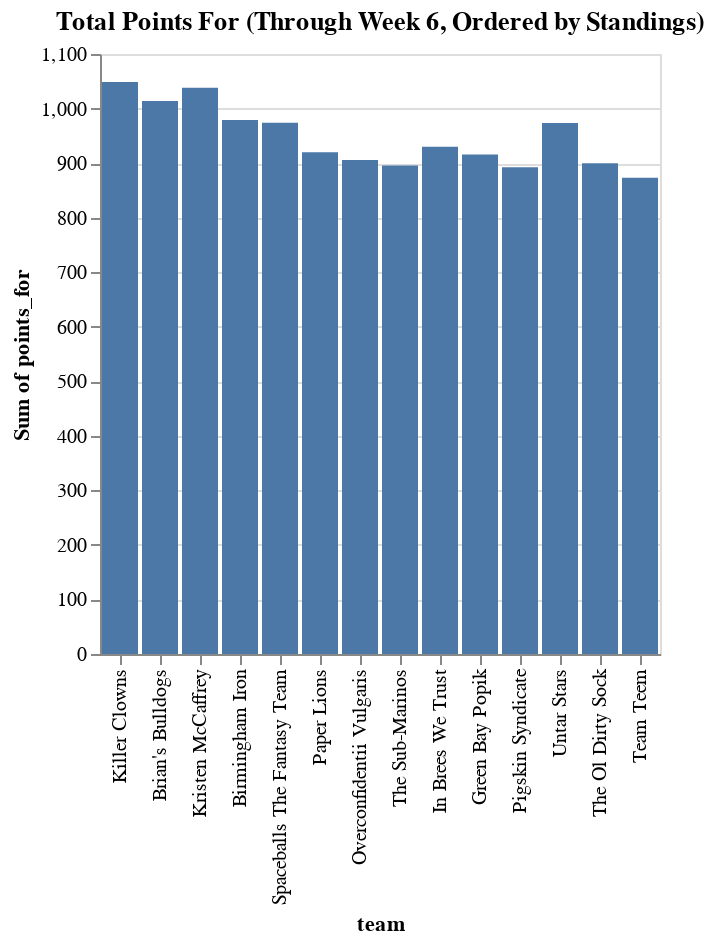

Write notebook code for a chart like this one.
### Code cell
(alt.Chart(wide_form)
    .mark_bar()
    .encode(
        alt.X('team:N', sort=standings),
        alt.Y('sum(points_for):Q')
    )
    .properties(title='Total Points For (Through Week 6, Ordered by Standings)')
)

### Figure 1 — Vega-Lite specification as saved in the notebook (floating-point values rounded to 4 significant figures)
{"config": {"view": {"continuousWidth": 400, "continuousHeight": 300}}, "data": {"name": "data-25194f8b672b2dbcb7343cf80241dc4c"}, "mark": "bar", "encoding": {"x": {"type": "nominal", "field": "team", "sort": ["Killer Clowns", "Brian's Bulldogs", "Kristen McCaffrey", "Birmingham Iron", "Spaceballs The Fantasy Team", "Paper Lions", "Overconfidentii Vulgaris", "The Sub-Marinos", "In Brees We Trust", "Green Bay Popik", "Pigskin Syndicate", "Untar Stars", "The Ol Dirty Sock", "Team Teem"]}, "y": {"type": "quantitative", "aggregate": "sum", "field": "points_for"}}, "title": "Total Points For (Through Week 6, Ordered by Standings)", "$schema": "https://vega.github.io/schema/vega-lite/v4.8.1.json", "datasets": {"data-25194f8b672b2dbcb7343cf80241dc4c": [{"Week": 1, "team": "Paper Lions", "points_for": 144.0}, {"Week": 2, "team": "Paper Lions", "points_for": 122.8}, {"Week": 3, "team": "Paper Lions", "points_for": 139.1}, {"Week": 4, "team": "Paper Lions", "points_for": 156.0}, {"Week": 5, "team": "Paper Lions", "points_for": 111.3}, {"Week": 6, "team": "Paper Lions", "points_for": 119.9}, {"Week": 7, "team": "Paper Lions", "points_for": 126.9}, {"Week": 1, "team": "In Brees We Trust", "points_for": 182.0}, {"Week": 2, "team": "In Brees We Trust", "points_for": 100.5}, {"Week": 3, "team": "In Brees We Trust", "points_for": 147.8}, {"Week": 4, "team": "In Brees We Trust", "points_for": 149.1}, {"Week": 5, "team": "In Brees We Trust", "points_for": 136.3}, {"Week": 6, "team": "In Brees We Trust", "points_for": 132.4}, {"Week": 7, "team": "In Brees We Trust", "points_for": 81.73}, {"Week": 1, "team": "Overconfidentii Vulgaris", "points_for": 158.6}, {"Week": 2, "team": "Overconfidentii Vulgaris", "points_for": 96.49}, {"Week": 3, "team": "Overconfidentii Vulgaris", "points_for": 102.1}, {"Week": 4, "team": "Overconfidentii Vulgaris", "points_for": 105.7}, {"Week": 5, "team": "Overconfidentii Vulgaris", "points_for": 136.4}, {"Week": 6, "team": "Overconfidentii Vulgaris", "points_for": 119.6}, {"Week": 7, "team": "Overconfidentii Vulgaris", "points_for": 186.7}, {"Week": 1, "team": "Untar Stars", "points_for": 120.0}, {"Week": 2, "team": "Untar Stars", "points_for": 143.4}, {"Week": 3, "team": "Untar Stars", "points_for": 115.6}, {"Week": 4, "team": "Untar Stars", "points_for": 180.9}, {"Week": 5, "team": "Untar Stars", "points_for": 110.2}, {"Week": 6, "team": "Untar Stars", "points_for": 160.8}, {"Week": 7, "team": "Untar Stars", "points_for": 142.4}, {"Week": 1, "team": "Birmingham Iron", "points_for": 120.2}, {"Week": 2, "team": "Birmingham Iron", "points_for": 129.8}, {"Week": 3, "team": "Birmingham Iron", "points_for": 132.0}, {"Week": 4, "team": "Birmingham Iron", "points_for": 217.1}, {"Week": 5, "team": "Birmingham Iron", "points_for": 129.2}, {"Week": 6, "team": "Birmingham Iron", "points_for": 128.1}, {"Week": 7, "team": "Birmingham Iron", "points_for": 122.5}, {"Week": 1, "team": "Killer Clowns", "points_for": 118.1}, {"Week": 2, "team": "Killer Clowns", "points_for": 144.8}, {"Week": 3, "team": "Killer Clowns", "points_for": 179.7}, {"Week": 4, "team": "Killer Clowns", "points_for": 123.9}, {"Week": 5, "team": "Killer Clowns", "points_for": 109.7}, {"Week": 6, "team": "Killer Clowns", "points_for": 181.2}, {"Week": 7, "team": "Killer Clowns", "points_for": 191.3}, {"Week": 1, "team": "Kristen McCaffrey", "points_for": 173.9}, {"Week": 2, "team": "Kristen McCaffrey", "points_for": 127.5}, {"Week": 3, "team": "Kristen McCaffrey", "points_for": 153.3}, {"Week": 4, "team": "Kristen McCaffrey", "points_for": 112.2}, {"Week": 5, "team": "Kristen McCaffrey", "points_for": 157.4}, {"Week": 6, "team": "Kristen McCaffrey", "points_for": 125.0}, {"Week": 7, "team": "Kristen McCaffrey", "points_for": 188.8}, {"Week": 1, "team": "Team Teem", "points_for": 81.45}, {"Week": 2, "team": "Team Teem", "points_for": 167.9}, {"Week": 3, "team": "Team Teem", "points_for": 152.4}, {"Week": 4, "team": "Team Teem", "points_for": 127.4}, {"Week": 5, "team": "Team Teem", "points_for": 102.5}, {"Week": 6, "team": "Team Teem", "points_for": 105.2}, {"Week": 7, "team": "Team Teem", "points_for": 136.2}, {"Week": 1, "team": "Spaceballs The Fantasy Team", "points_for": 141.8}, {"Week": 2, "team": "Spaceballs The Fantasy Team", "points_for": 183.8}, {"Week": 3, "team": "Spaceballs The Fantasy Team", "points_for": 111.2}, {"Week": 4, "team": "Spaceballs The Fantasy Team", "points_for": 114.4}, {"Week": 5, "team": "Spaceballs The Fantasy Team", "points_for": 115.0}, {"Week": 6, "team": "Spaceballs The Fantasy Team", "points_for": 148.9}, {"Week": 7, "team": "Spaceballs The Fantasy Team", "points_for": 158.8}, {"Week": 1, "team": "Green Bay Popik", "points_for": 154.0}, {"Week": 2, "team": "Green Bay Popik", "points_for": 140.1}, {"Week": 3, "team": "Green Bay Popik", "points_for": 155.4}, {"Week": 4, "team": "Green Bay Popik", "points_for": 93.74}, {"Week": 5, "team": "Green Bay Popik", "points_for": 196.7}, {"Week": 6, "team": "Green Bay Popik", "points_for": 102.0}, {"Week": 7, "team": "Green Bay Popik", "points_for": 73.75}, {"Week": 1, "team": "The Sub-Marinos", "points_for": 120.1}, {"Week": 2, "team": "The Sub-Marinos", "points_for": 131.8}, {"Week": 3, "team": "The Sub-Marinos", "points_for": 131.4}, {"Week": 4, "team": "The Sub-Marinos", "points_for": 90.18}, {"Week": 5, "team": "The Sub-Marinos", "points_for": 145.0}, {"Week": 6, "team": "The Sub-Marinos", "points_for": 107.8}, {"Week": 7, "team": "The Sub-Marinos", "points_for": 169.1}, {"Week": 1, "team": "Pigskin Syndicate", "points_for": 113.9}, {"Week": 2, "team": "Pigskin Syndicate", "points_for": 180.4}, {"Week": 3, "team": "Pigskin Syndicate", "points_for": 99.42}, {"Week": 4, "team": "Pigskin Syndicate", "points_for": 128.8}, {"Week": 5, "team": "Pigskin Syndicate", "points_for": 89.14}, {"Week": 6, "team": "Pigskin Syndicate", "points_for": 139.5}, {"Week": 7, "team": "Pigskin Syndicate", "points_for": 141.2}, {"Week": 1, "team": "Brian's Bulldogs", "points_for": 142.6}, {"Week": 2, "team": "Brian's Bulldogs", "points_for": 136.5}, {"Week": 3, "team": "Brian's Bulldogs", "points_for": 149.8}, {"Week": 4, "team": "Brian's Bulldogs", "points_for": 174.0}, {"Week": 5, "team": "Brian's Bulldogs", "points_for": 126.9}, {"Week": 6, "team": "Brian's Bulldogs", "points_for": 137.7}, {"Week": 7, "team": "Brian's Bulldogs", "points_for": 146.5}, {"Week": 1, "team": "The Ol Dirty Sock", "points_for": 111.5}, {"Week": 2, "team": "The Ol Dirty Sock", "points_for": 121.5}, {"Week": 3, "team": "The Ol Dirty Sock", "points_for": 116.3}, {"Week": 4, "team": "The Ol Dirty Sock", "points_for": 139.5}, {"Week": 5, "team": "The Ol Dirty Sock", "points_for": 167.1}, {"Week": 6, "team": "The Ol Dirty Sock", "points_for": 119.9}, {"Week": 7, "team": "The Ol Dirty Sock", "points_for": 124.2}]}}
